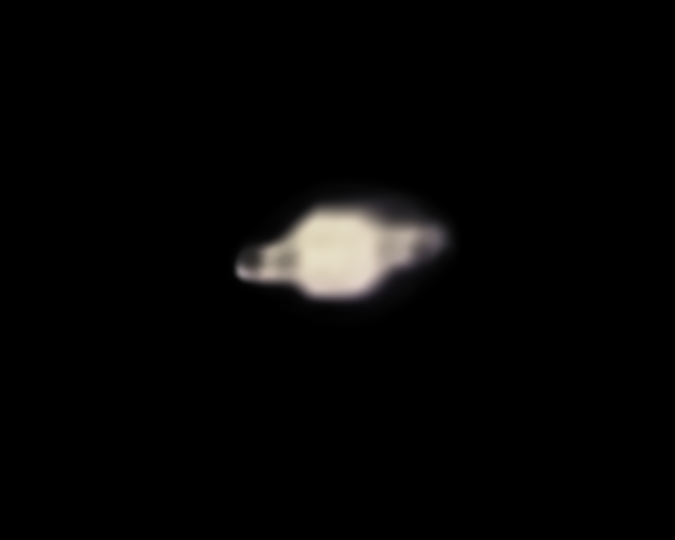
#> input picture masters/saturn_final.png, 1350 x 1080 px, found by its file name (shown at 1/2 size); the run also reads 1 picture not shown here
$ python short3.py
#> lines starting #> are read from the running program, lines starting #| are printed output that depends on the picture
import numpy as np, cv2, subprocess, sys, os
from PIL import Image, ImageDraw, ImageFont, ImageFilter
W,H,FPS=1080,1920,30
NAVY=(11,30,63); CYAN=(34,211,238); WHITE=(245,247,250)
OUT=sys.argv[1] if len(sys.argv)>1 else 'short_video.mp4'
def F(size,weight='Bold'):
    f=ImageFont.truetype('Montserrat-VF.ttf',size); f.set_variation_by_name(weight); return f
BEBAS=lambda s:ImageFont.truetype('BebasNeue-Regular.ttf',s)
# ---------------- source images (unsigned masters; branding is added by the video) ----------------
sat=cv2.imread('saturn_final.png'); sun=cv2.imread('sun_master2x.png'); sunb=cv2.imread('sun_before2x.png'); sunf=cv2.imread('sun_final.png'); moon=cv2.imread('moon2.png')
#> further down, sat is the input picture: shape (1080, 1350, 3); mean B, G, R 5.5, 5.9, 6.3
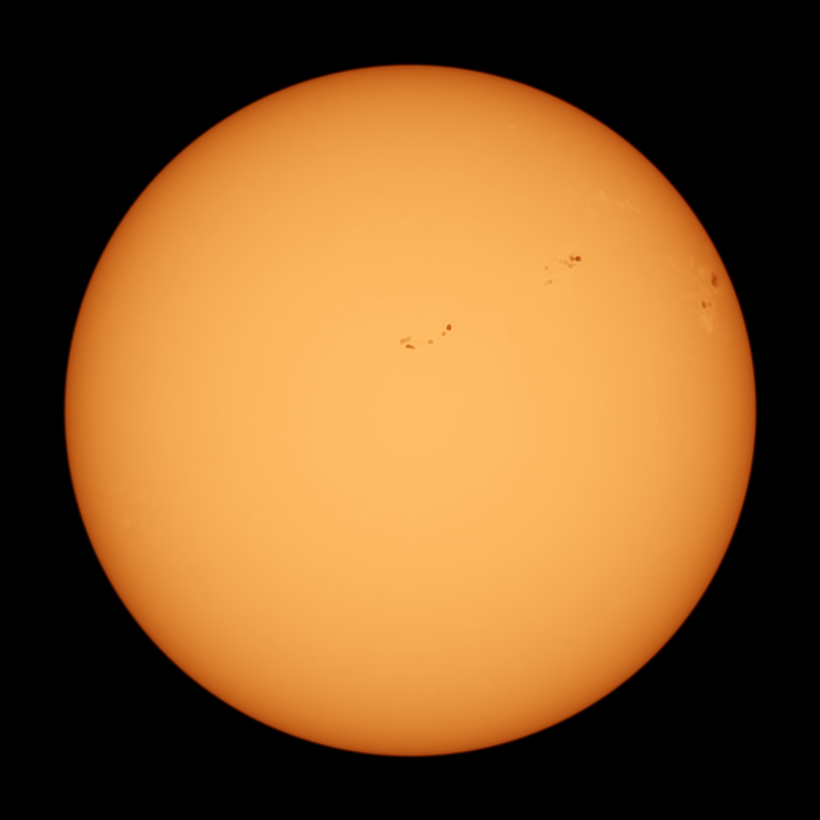
#> input picture masters/sun_master2x.png, 1640 x 1640 px, found by its file name (shown at 1/2 size)
#> further down, sun is the input picture: shape (1640, 1640, 3); mean B, G, R 41.4, 88.6, 132.1
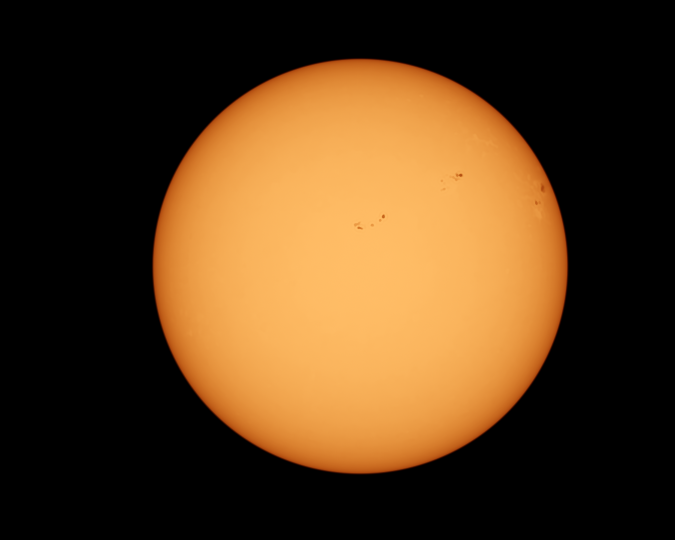
#> input picture masters/sun_final.png, 1350 x 1080 px, found by its file name (shown at 1/2 size)
#> further down, sunf is the input picture: shape (1080, 1350, 3); mean B, G, R 27.5, 58.8, 87.7
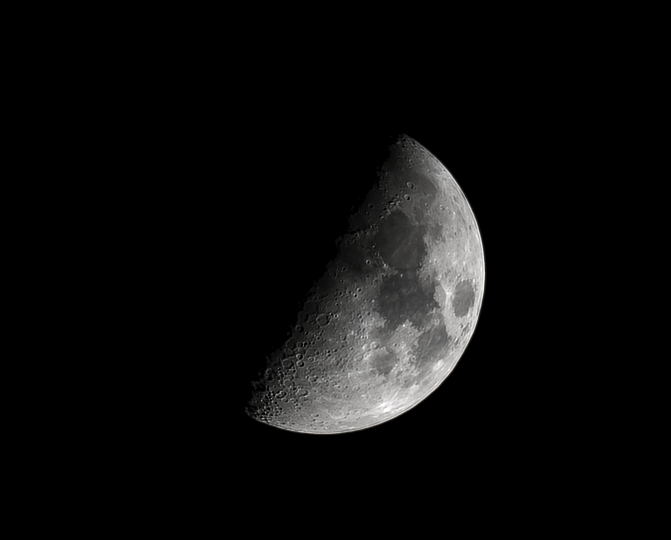
#> input picture masters/moon2.png, 1342 x 1080 px, found by its file name (shown at 1/2 size)
#> further down, moon is the input picture: shape (1080, 1342, 3); mean B, G, R 11.5, 11.6, 11.7
dc=cv2.imread('dc.png'); n2264=cv2.imread('n2264b.png'); m41=cv2.imread('m41.png')
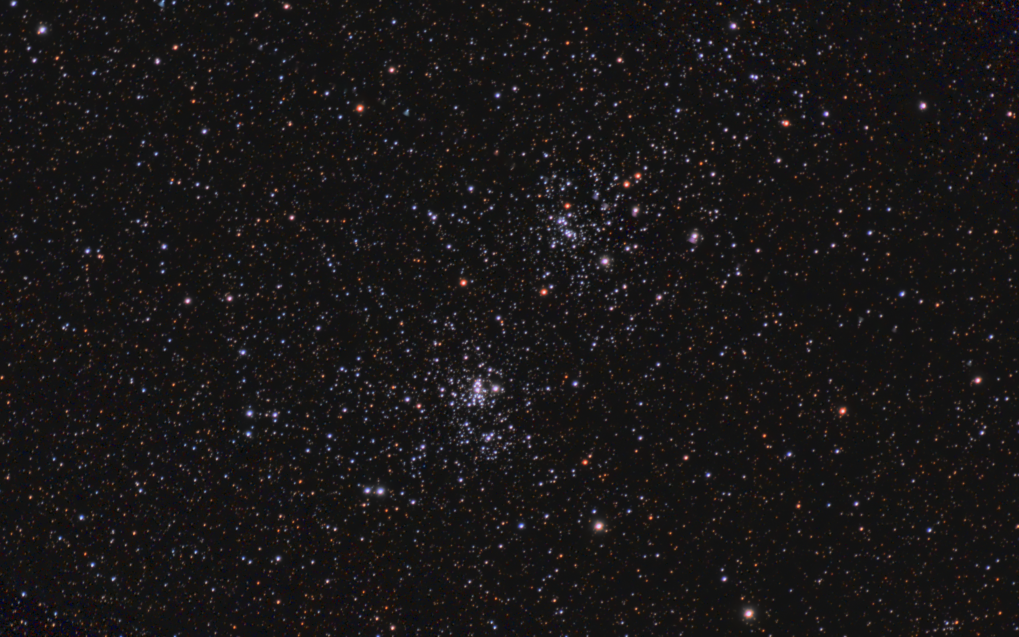
#> input picture masters/dc.png, 2038 x 1274 px, found by its file name (shown at 1/2 size)
#> further down, dc is the input picture: shape (1274, 2038, 3); mean B, G, R 23.4, 22.9, 25.4
MX,MY=1117,656
WIN_Y0,WIN_H=470,960            # image window
def ease(t): return t*t*(3-2*t)
# [6 lines left out: function window, not called in this run]
def bg_from(img):
    h,w=img.shape[:2]; s=max(W/w,H/h)*1.15
#> after `h, w = img.shape[:2]`: h = 1274; w = 2038
#> after `s = max(W / w, H / h) * 1.15`: s = 1.73
    b=cv2.resize(img,(int(w*s),int(h*s)),interpolation=cv2.INTER_AREA)
    y=(b.shape[0]-H)//2; x=(b.shape[1]-W)//2; b=b[y:y+H,x:x+W]
#> after `y = (b.shape[0] - H) // 2`: y = 144
#> after `x = (b.shape[1] - W) // 2`: x = 1226
#> after `b = b[y:y + H, x:x + W]`:
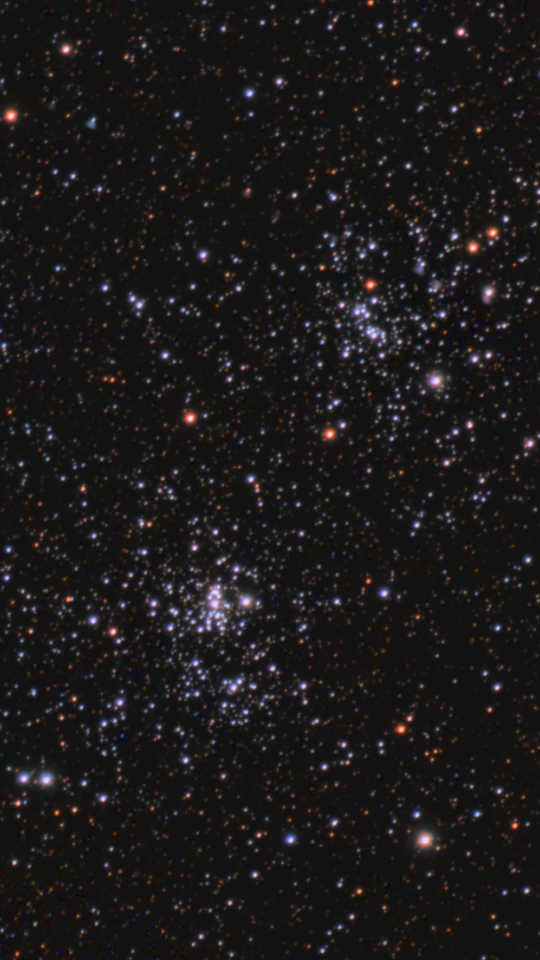
#> b: shape (1920, 1080, 3) (shown at 1/2 size); mean B, G, R 26.3, 25.5, 28.1
    b=cv2.GaussianBlur(b,(0,0),45).astype(np.float32)
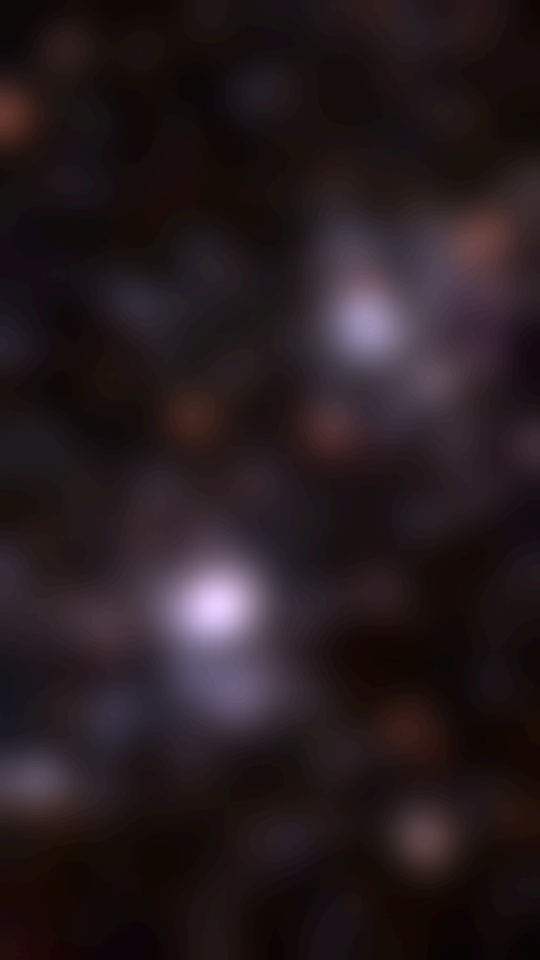
#> b: shape (1920, 1080, 3) float32 (shown at 1/2 size); mean B, G, R 26.4, 25.6, 28.1; drawn with min black and max white
    navy=np.array(NAVY[::-1],np.float32)
    return np.clip(b*0.45+navy*0.55,0,255)
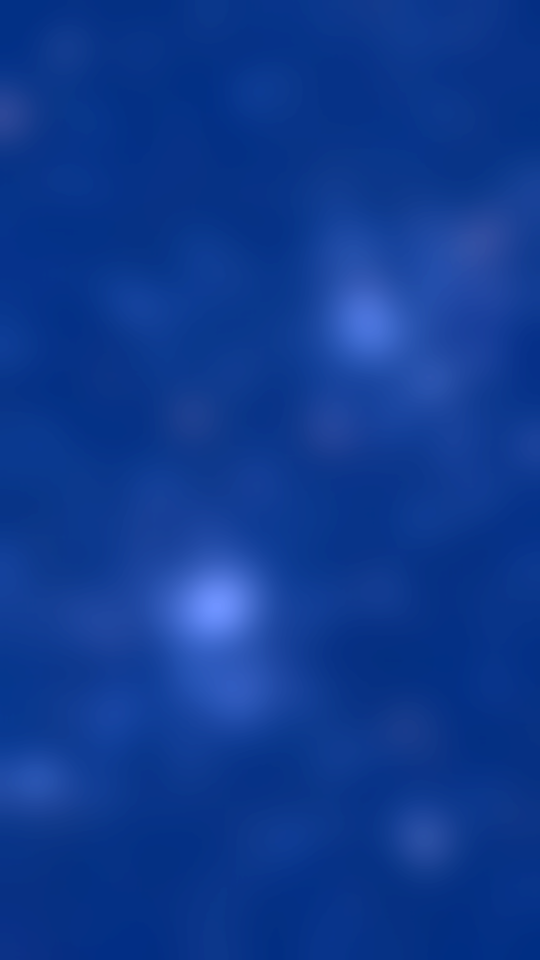
#> returned value: shape (1920, 1080, 3) float32 (shown at 1/2 size); mean of channels 0, 1, 2 46.9, 28, 18.6; drawn with min black and max white
#> (the run stopped early here; a loop or call above may not have finished)
